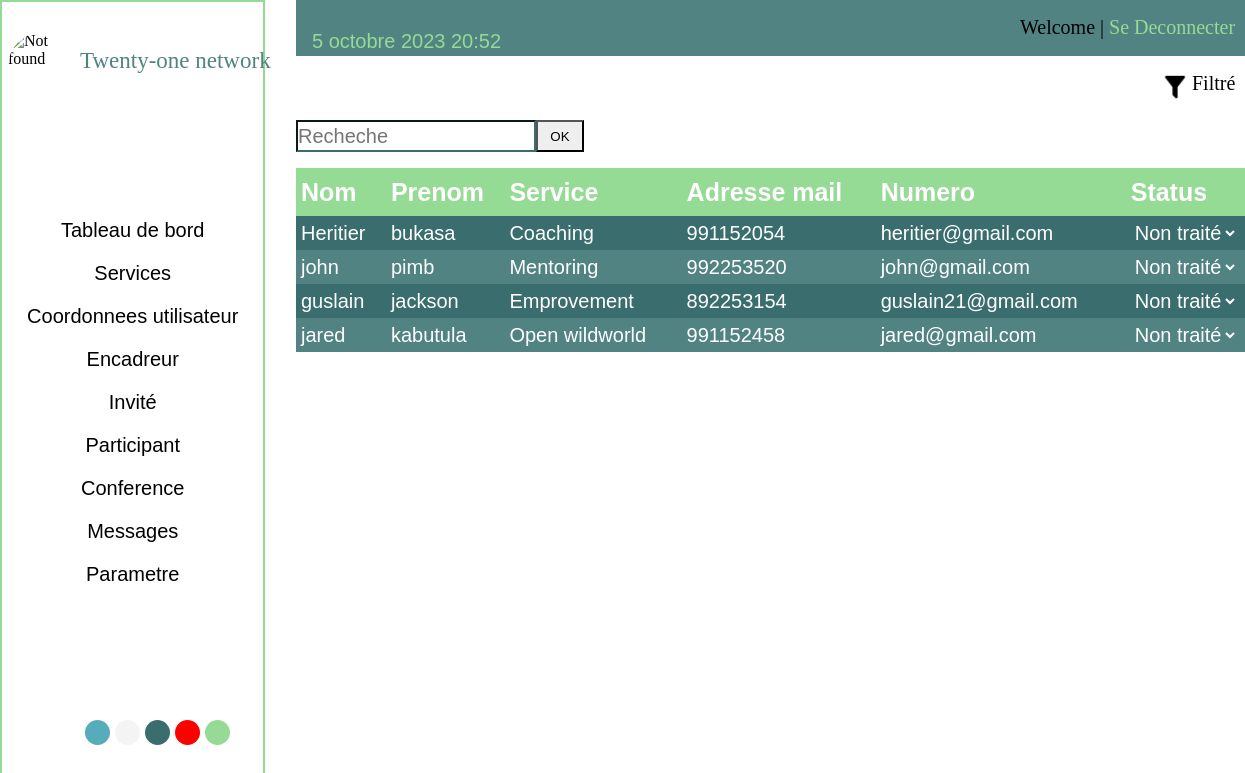
Screenshot of /AboutUser with the database file from the repository.
### tonAppManagement/models.py (models this page shows, shortened)
class UserInformations(models.Model):
    firstname=models.CharField(max_length=50)
    secondname=models.CharField(max_length=40)
    service=models.CharField(max_length=50)
    number=models.IntegerField()
    email=models.EmailField()
    etat=[("T","traité"),
          ("N","Non traité")
    ]
    status=models.CharField(max_length=20,choices=etat)

### tonAppManagement/views.py (the view)
# urls.py: path('AboutUser',Coordonnee,name="userInfo"),
def Coordonnee(request):
    userInfo=UserInformations.objects.all()
    if request.method=="GET":
        search=request.GET.get('chercher')
        if search is not None:
            userInfo=UserInformations.objects.filter(firstname__iexact=search)
        else:
            userInfo=UserInformations.objects.all()
    return render(request,'UserManagement/CordonneesUser.html',context={'userInfos':userInfo,'date':datetime.now()})

### tonAppManagement/templates/UserManagement/CordonneesUser.html (shortened to what this page needs)
{% extends 'UserManagement/index.html'%}
{% load static %}
    {%block Content %}
<header>
    <span class="Heure">{{date}}</span>
    <span class="Connexion">Welcome | <a href="#">Se Deconnecter</a></span>
</header>
<div class="filtre">
    <img src="{% static 'Pictures/filtre.PNG' %}" alt="Not found" width="30px">
    <P>Filtré</P>
</div>
<section>
    <div class="RechercheButton">
        <form action="" method="get">
            <input type="search" name="chercher" id="recheche" placeholder="Recheche"><input type="submit" value="OK">
        </form>
    </div>
<table>
    <thead>
        <tr>
        <th>Nom</th>
        <th>Prenom</th>
        <th>Service</th>
        <th>Adresse mail</th>
        <th>Numero</th>
        <th>Status</th>
        </tr>
    </thead>
    <tbody>
        {% for userInfo in userInfos %}
        <tr>
            <td>{{userInfo.firstname}}</td>
            <td>{{userInfo.secondname}}</td>
            <td>{{userInfo.service}}</td>
            <td>{{userInfo.number}}</td>
            <td>{{userInfo.email}}</td>
            <td>
                <select name="status" id="etat">
                    <option value="N" class="undone">Non traité</option>
                </select>
            </td>
        </tr>
        {%endfor%}
    </tbody>
</table>
</section>
{%endblock%}

### tonAppManagement/templates/UserManagement/index.html (shortened to what this page needs)
{% load static %}
<!DOCTYPE html>
<html lang="en">
<head>
    <link rel="stylesheet" type="text/css" href="{% static 'css/tonStyle.css' %}" />
</head>
<body>
   <nav>
    <div class="navHeadTitle">
        <img src="{% static 'Pictures/Logo network twenty one.JPG' %}" alt="Not found" height=70px" width="70px" style="border-radius: 60%;">
    <span>Twenty-one network</span>
</div>
    <a href="#">Tableau de bord</a>
    <a href="#">Services</a>
    <a href="{% url 'tonAppManagement:userInfo' %}">Coordonnees utilisateur</a>
    <a href="#">Encadreur</a>
    <a href="#">Invité</a>
    <a href="#">Participant</a>
    <a href="#">Conference</a>
    <a href="{% url 'tonAppManagement:mail' %}">Messages</a>
    <a href="">Parametre</a>
    </nav>
    <div class="ronds">
        <div class="ron R1"></div>
        <div class="ron R2"></div>
        <div class="ron R3"></div>
        <div class="ron R4"></div>
        <div class="ron R5"></div>
       </div>
    {% block Content %}{%endblock%}
</body>
</html>

### tonAppManagement/static/css/tonStyle.css (style rules this page uses)
* { margin: 0; padding: 0; border-radius: 0; }
body { background-color: #fff; }
nav { width: 21vw; height: 100vh; position: fixed; display: flex; justify-content: center; align-items: center; flex-direction: column; background-color: white; border: 2px solid rgb(149, 218, 149); }
nav .navHeadTitle { position: relative; top: -5rem; }
nav .navHeadTitle img { position: fixed; left: 0.5rem; top: 2rem; }
nav .navHeadTitle span { display: inline-block; position: fixed; top: 3rem; left: 5rem; font-size: 23px; color: rgb(81, 131, 131); }
nav a { font-family: arial, Helvetica, sans-serif; font-size: 20px; font-weight: 400; display: block; color: black; text-align: left; text-decoration: none; margin: 10px 0; backdrop-filter: 30px; }
.ronds { width: 10rem; height: 5rem; display: flex; flex-direction: row; position: absolute; bottom: 0px; margin-top: 2rem; margin-left: 5rem; }
.R1 { width: 25px; height: 25px; background-color: rgb(87, 172, 187); border-radius: 50%; margin-left:5px; }
.R2 { width: 25px; height: 25px; background-color: #f4f4f4; border-radius: 50%; margin-left:5px; }
.R3 { width: 25px; height:25px; background-color:rgb(58, 110, 110); border-radius: 50%; margin-left:5px; }
.R4 { width: 25px; height:25px; background-color: red; border-radius: 50%; margin-left:5px; }
.R5 { width: 25px; height:25px; background-color: rgb(149, 218, 149); border-radius: 50%; margin-left:5px; }
header { width: 78vw; height: 3.5rem; position: relative; left: 18.5rem; background-color:rgb(81, 131, 131); }
header .Heure { margin-top: 10px; position: absolute; top: 20px; font-family: Arial, Helvetica, sans-serif; font-size: 20px; margin-left: 1rem; color: rgb(149, 218, 149); }
header .Connexion { position: absolute; right: 2rem; margin-top: 1rem; font-size: 20px; }
header a { text-decoration: none; color: rgb(149, 218, 149); }
.filtre { position: absolute; left: 72.5rem; margin-top: 1rem; cursor: pointer; }
.filtre img { position: fixed; }
.filtre > p { font-size: 20px; margin-left: 2rem; }
section { width: 78vw; background-color:white; position: fixed; left: 18.5rem; margin-top: 5rem; padding-bottom: 2rem; }
section .RechercheButton { position: relative; top: -1rem; }
section .RechercheButton input:not([type="submit"]) { width: 15rem; height: 2rem; outline: none; border-color: rgb(58, 110, 110); font-size: 20px; }
section .RechercheButton input[type="submit"] { width: 3rem; height: 2rem; cursor: pointer; position: absolute; top: 0px; }
section table { width: 78vw; background-color: rgb(58, 110, 110); padding-bottom: 1rem; color: white; border-collapse: collapse; }
section table thead th { font-family: Arial, Helvetica, sans-serif; font-size: 25px; text-align: left; padding-left: 5px; background-color: rgb(149, 218, 149); height: 3rem; }
section tbody td { width: auto; font-family: Arial, Helvetica, sans-serif; font-size: 20px; text-align:left; padding: 5px; }
section tbody tr:nth-child(even) { background-color:rgb(81, 131, 131); }
section tbody tr:nth-child(even) select { background-color:rgb(81, 131, 131); }
section table select { border: none; outline: none; background-color: rgb(58, 110, 110); font-size: 20px; color: white; cursor: pointer; }

### rows the page displays
UserInformations: firstname "Heritier", secondname "bukasa", service "Coaching", number "991152054", email "heritier@gmail.com"
UserInformations: firstname "john", secondname "pimb", service "Mentoring", number "992253520", email "john@gmail.com"
UserInformations: firstname "guslain", secondname "jackson", service "Emprovement", number "892253154", email "guslain21@gmail.com"
UserInformations: firstname "jared", secondname "kabutula", service "Open wildworld", number "991152458", email "jared@gmail.com"
